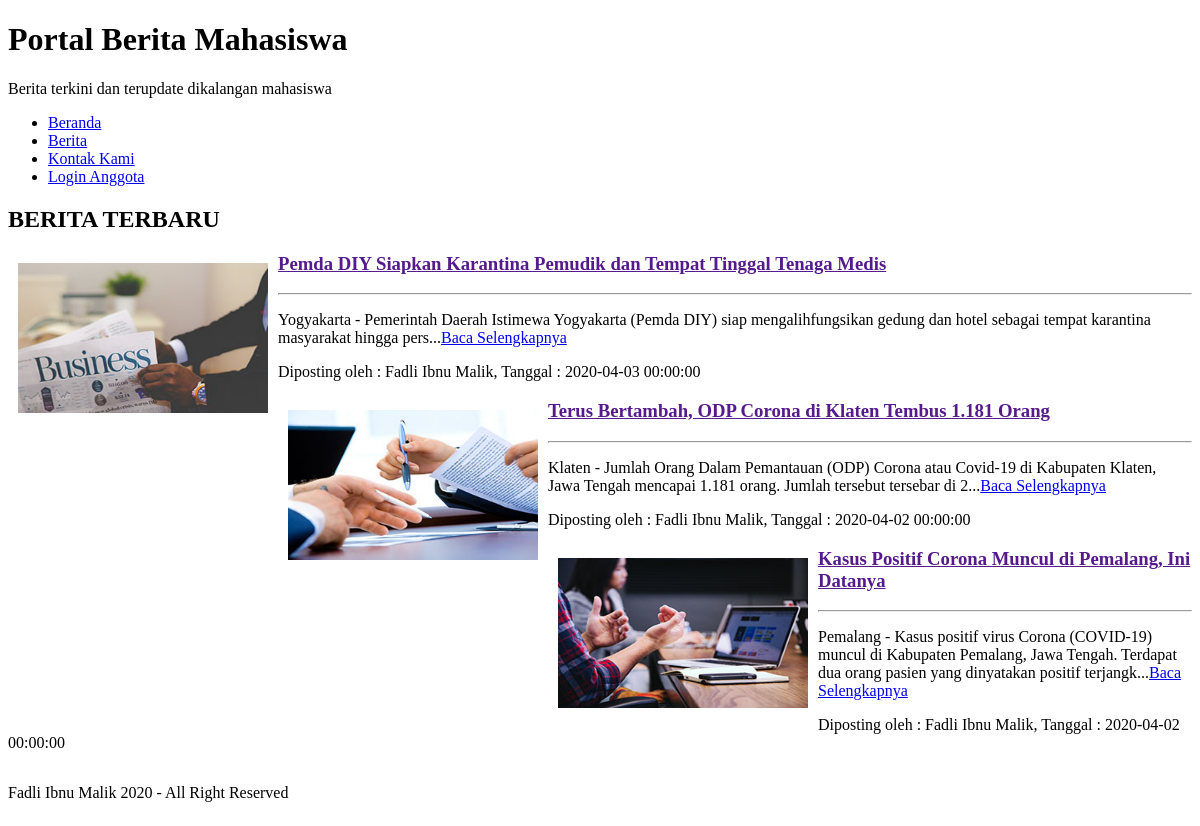
Screenshot of /master_web_portal_berita/index.php with the database file from the repository.
### tables this page shows
CREATE TABLE `tb_berita` (
  `id_berita` int(5) NOT NULL,
  `id_kategori` int(5) NOT NULL,
  `id_admin` int(5) NOT NULL,
  `judul` varchar(200) NOT NULL,
  `tgl_posting` datetime NOT NULL,
  `text_berita` longtext NOT NULL,
  `dilihat` int(11) NOT NULL,
  `gambar` varchar(50) NOT NULL
);

### master_web_portal_berita/index.php (the view, shortened to what this page needs)
<?php
include "koneksi.php"; ?>
<!DOCTYPE html>
<html lang="en">
<head>
    <link rel="stylesheet" href="assets/css/style.css" type="text/css">
</head>
<body>
    <div id="container">
        <?php include "header.php"; ?>
        <div class="konten">
            <div class="konten-kiri">
                <h2>BERITA TERBARU</h2>
                <?php
                $data = mysqli_query($connect, "SELECT * FROM tb_berita, tb_admin where tb_berita.id_admin=tb_admin.id_admin order by id_berita desc");
                while ($row = mysqli_fetch_array($data)) {
                ?>
                    <div class="feedberita">
                        <img src="gambar/<?= $row['gambar']; ?>" alt="<?= $row['judul']; ?>" style="width: 250px; height: 150px; float: left; margin: 10px;">
                        <a href="">
                            <h3><?= $row['judul']; ?></h3>
                        </a>
                        <hr>
                        <p><?= substr($row['text_berita'], 0, 150); ?>...<a href="#">Baca Selengkapnya</a></p>
                        <p>Diposting oleh : <?= $row['nama_lengkap']; ?>, Tanggal : <?= $row['tgl_posting']; ?></p>
                    </div>
                <?php } ?>
            </div>
        </div>
        <?php include "footer.php"; ?>

### rows the page displays
tb_berita: gambar (picture), judul "Pemda DIY Siapkan Karantina Pemudik dan Tempat Tinggal Tenaga Medis", text_berita "Yogyakarta - Pemerintah Daerah Istimewa Yogyakarta (Pemda DIY) siap mengalihfungsikan gedung dan hotel sebagai tempat karantina masyarakat hingga pers", id_admin.nama_lengkap "Fadli Ibnu Malik", tgl_posting "2020-04-03 00:00:00"
tb_berita: gambar (picture), judul "Terus Bertambah, ODP Corona di Klaten Tembus 1.181 Orang", text_berita "Klaten - Jumlah Orang Dalam Pemantauan (ODP) Corona atau Covid-19 di Kabupaten Klaten, Jawa Tengah mencapai 1.181 orang. Jumlah tersebut tersebar di 2", id_admin.nama_lengkap "Fadli Ibnu Malik", tgl_posting "2020-04-02 00:00:00"
tb_berita: gambar (picture), judul "Kasus Positif Corona Muncul di Pemalang, Ini Datanya", text_berita "Pemalang - Kasus positif virus Corona (COVID-19) muncul di Kabupaten Pemalang, Jawa Tengah. Terdapat dua orang pasien yang dinyatakan positif terjangk", id_admin.nama_lengkap "Fadli Ibnu Malik", tgl_posting "2020-04-02 00:00:00"
